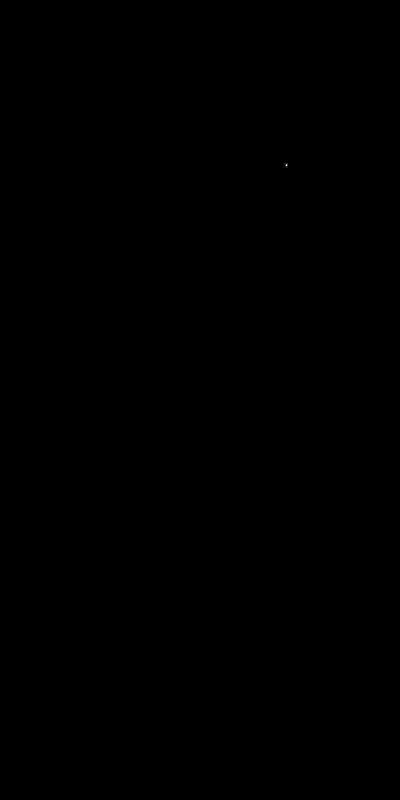
Frame 1 (no input)
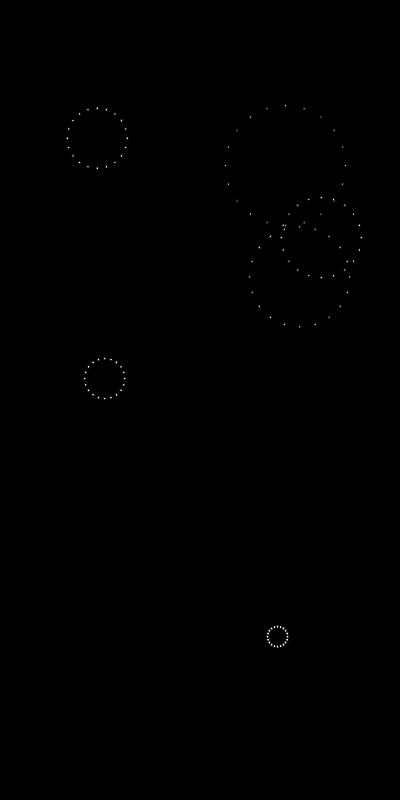
Frame 60 (no input)
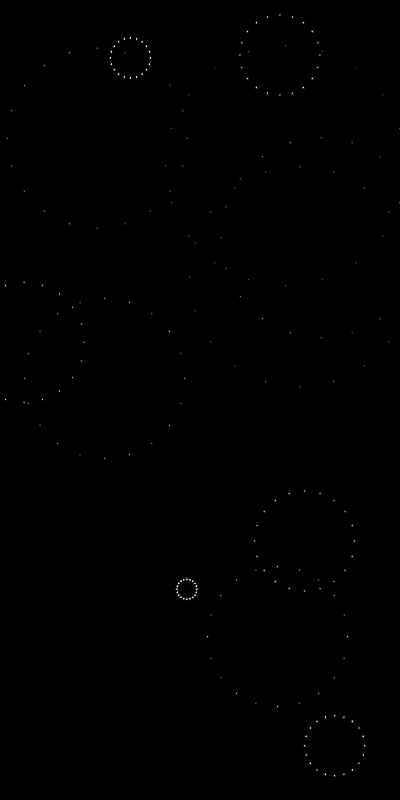
Frame 120 (the mouse pressed at the canvas centre since frame 60)

The p5.js sketch that drew these frames (run headless with seeded random() and noise() and a simulated clock; from frame 60 on, the mouse is pressed at the canvas centre):

// p5.js sketch
// ── sketch.js
// ============================================================
const TITLE = "HANABI";
const AUTHOR = "p5js baton team";
// ============================================================

function setup() {
  createCanvas(400, 800);
  background(0)
}
var a=[]
var i=0
function draw() {
  background(0);
  if(frameCount%10==1){
    a[i++]={x:random(width),y:random(height),t:3,d:0}
  }

  a.map(p=>{
    p.t*=0.995
    p.d+=1
    for(r=0;r<TAU;r+=PI/10){
      circle(p.x+cos(r)*p.d,p.y+sin(r)*p.d,p.t)
    }
  })
}
